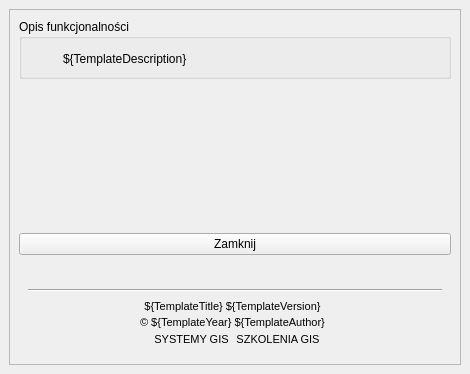
<?xml version="1.0" encoding="UTF-8"?>
<ui version="4.0">
 <class>${TemplateClass}DockWidgetBase</class>
 <widget class="QDockWidget" name="${TemplateClass}DockWidgetBase">
  <property name="geometry">
   <rect>
    <x>0</x>
    <y>0</y>
    <width>470</width>
    <height>374</height>
   </rect>
  </property>
  <property name="windowTitle">
   <string>${TemplateTitle}</string>
  </property>
  <widget class="QWidget" name="dockWidgetContents">
   <property name="minimumSize">
    <size>
     <width>470</width>
     <height>254</height>
    </size>
   </property>
   <layout class="QVBoxLayout" name="verticalLayout">
    <item>
     <widget class="QScrollArea" name="scrollArea">
      <property name="widgetResizable">
       <bool>true</bool>
      </property>
      <widget class="QWidget" name="scrollAreaWidgetContents_2">
       <property name="geometry">
        <rect>
         <x>0</x>
         <y>0</y>
         <width>446</width>
         <height>324</height>
        </rect>
       </property>
       <layout class="QVBoxLayout" name="verticalLayout_2">
        <item>
         <layout class="QVBoxLayout" name="verticalLayout_3">
          <property name="spacing">
           <number>20</number>
          </property>
          <property name="sizeConstraint">
           <enum>QLayout::SetDefaultConstraint</enum>
          </property>
          <item>
           <layout class="QVBoxLayout" name="verticalLayout_4">
            <item>
             <widget class="QGroupBox" name="groupBox">
              <property name="minimumSize">
               <size>
                <width>420</width>
                <height>60</height>
               </size>
              </property>
              <property name="title">
               <string>Opis funkcjonalności</string>
              </property>
              <widget class="QLabel" name="label">
               <property name="geometry">
                <rect>
                 <x>44</x>
                 <y>30</y>
                 <width>291</width>
                 <height>20</height>
                </rect>
               </property>
               <property name="text">
                <string>${TemplateDescription}</string>
               </property>
              </widget>
             </widget>
            </item>
            <item>
             <spacer name="verticalSpacer">
              <property name="orientation">
               <enum>Qt::Vertical</enum>
              </property>
              <property name="sizeType">
               <enum>QSizePolicy::MinimumExpanding</enum>
              </property>
              <property name="sizeHint" stdset="0">
               <size>
                <width>0</width>
                <height>0</height>
               </size>
              </property>
             </spacer>
            </item>
            <item>
             <widget class="QPushButton" name="btn_close">
              <property name="text">
               <string>Zamknij</string>
              </property>
             </widget>
            </item>
           </layout>
          </item>
          <item>
           <widget class="QWidget" name="widget" native="true">
            <property name="minimumSize">
             <size>
              <width>420</width>
              <height>80</height>
             </size>
            </property>
            <property name="maximumSize">
             <size>
              <width>16777215</width>
              <height>70</height>
             </size>
            </property>
            <layout class="QVBoxLayout" name="verticalLayout_5">
             <item>
              <widget class="Line" name="line">
               <property name="orientation">
                <enum>Qt::Horizontal</enum>
               </property>
              </widget>
             </item>
             <item>
              <layout class="QHBoxLayout" name="horizontalLayout_8">
               <property name="spacing">
                <number>3</number>
               </property>
               <property name="sizeConstraint">
                <enum>QLayout::SetDefaultConstraint</enum>
               </property>
               <property name="leftMargin">
                <number>0</number>
               </property>
               <property name="topMargin">
                <number>0</number>
               </property>
               <property name="rightMargin">
                <number>5</number>
               </property>
               <property name="bottomMargin">
                <number>0</number>
               </property>
               <item alignment="Qt::AlignLeft|Qt::AlignVCenter">
                <widget class="QLabel" name="plugin_icon">
                 <property name="maximumSize">
                  <size>
                   <width>50</width>
                   <height>50</height>
                  </size>
                 </property>
                 <property name="text">
                  <string/>
                 </property>
                 <property name="scaledContents">
                  <bool>true</bool>
                 </property>
                 <property name="margin">
                  <number>9</number>
                 </property>
                </widget>
               </item>
               <item>
                <layout class="QGridLayout" name="gridLayout_6">
                 <property name="horizontalSpacing">
                  <number>7</number>
                 </property>
                 <property name="verticalSpacing">
                  <number>0</number>
                 </property>
                 <item row="1" column="0" colspan="2">
                  <widget class="QLabel" name="lbl_copyrights">
                   <property name="maximumSize">
                    <size>
                     <width>16777215</width>
                     <height>15</height>
                    </size>
                   </property>
                   <property name="font">
                    <font>
                     <pointsize>8</pointsize>
                    </font>
                   </property>
                   <property name="text">
                    <string>&lt;html&gt;&lt;head/&gt;&lt;body&gt;&lt;p&gt;© ${TemplateYear} ${TemplateAuthor}&lt;/p&gt;&lt;/body&gt;&lt;/html&gt;</string>
                   </property>
                   <property name="textFormat">
                    <enum>Qt::RichText</enum>
                   </property>
                   <property name="alignment">
                    <set>Qt::AlignCenter</set>
                   </property>
                   <property name="openExternalLinks">
                    <bool>true</bool>
                   </property>
                   <property name="textInteractionFlags">
                    <set>Qt::TextBrowserInteraction</set>
                   </property>
                  </widget>
                 </item>
                 <item row="0" column="0" colspan="2">
                  <widget class="QLabel" name="lbl_pluginVersion">
                   <property name="maximumSize">
                    <size>
                     <width>16777215</width>
                     <height>13</height>
                    </size>
                   </property>
                   <property name="font">
                    <font>
                     <pointsize>8</pointsize>
                    </font>
                   </property>
                   <property name="text">
                    <string>${TemplateTitle} ${TemplateVersion}</string>
                   </property>
                   <property name="alignment">
                    <set>Qt::AlignCenter</set>
                   </property>
                  </widget>
                 </item>
                 <item row="2" column="1" alignment="Qt::AlignLeft|Qt::AlignVCenter">
                  <widget class="QLabel" name="lbl_szkolenia">
                   <property name="font">
                    <font>
                     <pointsize>8</pointsize>
                    </font>
                   </property>
                   <property name="text">
                    <string>&lt;html&gt;&lt;head/&gt;&lt;body&gt;&lt;p&gt;&lt;a href=&quot;https://envirosolutions.pl/oferta-szkoleniowa/?utm_source=stopka&amp;utm_medium=wtyczka&amp;utm_campaign=organic&amp;utm_term=${TemplateModuleName}&quot;&gt;&lt;span style=&quot; text-decoration: underline; color:#0000ff;&quot;&gt;SZKOLENIA GIS&lt;/span&gt;&lt;/a&gt;&lt;/p&gt;&lt;/body&gt;&lt;/html&gt;</string>
                   </property>
                   <property name="textFormat">
                    <enum>Qt::RichText</enum>
                   </property>
                   <property name="alignment">
                    <set>Qt::AlignCenter</set>
                   </property>
                   <property name="openExternalLinks">
                    <bool>true</bool>
                   </property>
                   <property name="textInteractionFlags">
                    <set>Qt::TextBrowserInteraction</set>
                   </property>
                  </widget>
                 </item>
                 <item row="2" column="0" alignment="Qt::AlignRight">
                  <widget class="QLabel" name="lbl_email">
                   <property name="maximumSize">
                    <size>
                     <width>16777215</width>
                     <height>15</height>
                    </size>
                   </property>
                   <property name="font">
                    <font>
                     <pointsize>8</pointsize>
                    </font>
                   </property>
                   <property name="text">
                    <string>&lt;html&gt;&lt;head/&gt;&lt;body&gt;&lt;p&gt;&lt;a href=&quot;https://envirosolutions.pl/systemy-opensource-gis/?utm_source=stopka&amp;utm_medium=wtyczka&amp;utm_campaign=organic&amp;utm_term=${TemplateModuleName}&quot;&gt;&lt;span style=&quot; text-decoration: underline; color:#0000ff;&quot;&gt;SYSTEMY GIS&lt;/span&gt;&lt;/a&gt;&lt;/p&gt;&lt;/body&gt;&lt;/html&gt;</string>
                   </property>
                   <property name="textFormat">
                    <enum>Qt::RichText</enum>
                   </property>
                   <property name="alignment">
                    <set>Qt::AlignCenter</set>
                   </property>
                   <property name="openExternalLinks">
                    <bool>true</bool>
                   </property>
                   <property name="textInteractionFlags">
                    <set>Qt::TextBrowserInteraction</set>
                   </property>
                  </widget>
                 </item>
                </layout>
               </item>
               <item alignment="Qt::AlignRight|Qt::AlignVCenter">
                <widget class="QLabel" name="enviro_logo">
                 <property name="maximumSize">
                  <size>
                   <width>60</width>
                   <height>60</height>
                  </size>
                 </property>
                 <property name="text">
                  <string/>
                 </property>
                 <property name="scaledContents">
                  <bool>true</bool>
                 </property>
                 <property name="margin">
                  <number>9</number>
                 </property>
                </widget>
               </item>
              </layout>
             </item>
            </layout>
           </widget>
          </item>
         </layout>
        </item>
       </layout>
      </widget>
     </widget>
    </item>
   </layout>
  </widget>
 </widget>
 <resources/>
 <connections/>
</ui>
